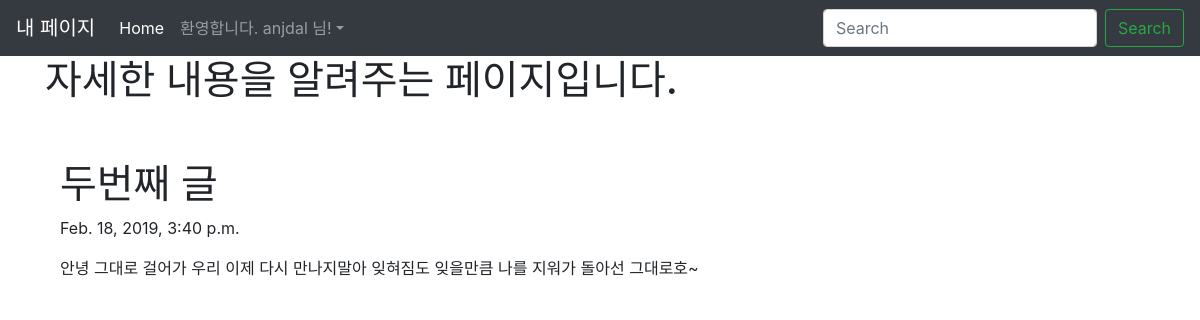
Page /blog/3 (signed in) on the committed database.
### blogapp/models.py (models this page shows, shortened)
class Blog(models.Model):
    title = models.CharField(max_length=200)
    pub_date = models.DateTimeField('date published')
    body = models.TextField()

### blogapp/views.py (the view)
# urls.py: path('blog/<int:blog_id>', blogapp.views.detail,name = 'detail'),
def detail(request, blog_id):
    details = get_object_or_404(Blog, pk = blog_id)
    return render(request,'detail.html', {'details':details})

### blogapp/templates/detail.html
{% extends 'base.html' %}
{% block content %}
<h1> 자세한 내용을 알려주는 페이지입니다. </h1>
    <div class="container">
        <br><br>
        <h1>{{details.title}}</h1>
        <p>{{details.pub_date}}</p>
        <p>{{details.body}}</p>
    </div>
{% endblock %}

### blogproject/templates/base.html (shortened to what this page needs)
<head>
    <link rel="stylesheet" href="https://stackpath.bootstrapcdn.com/bootstrap/4.3.1/css/bootstrap.min.css">
</head>
<body>
    <nav class="navbar navbar-expand-lg navbar-dark bg-dark">
        <a class="navbar-brand" href="{% url 'home' %}">내 페이지</a>
        <div class="collapse navbar-collapse" id="navbarSupportedContent">
          <ul class="navbar-nav mr-auto">
            <li class="nav-item active">
              <a class="nav-link" href="#">Home <span class="sr-only">(current)</span></a>
            </li>
            {% if user.is_authenticated %}
            <li class="nav-item dropdown">
                <a class="nav-link dropdown-toggle" id="navbarDropdown" role="button" data-toggle="dropdown"
                    aria-haspopup="true" aria-expanded="false">환영합니다. {{ user.username }} 님!</a>
            </li>
            {% endif %}
          </ul>
          <form class="form-inline my-2 my-lg-0">
            <input class="form-control mr-sm-2" type="search" placeholder="Search" aria-label="Search">
            <button class="btn btn-outline-success my-2 my-sm-0" type="submit">Search</button>
          </form>
        </div>
      </nav>
      <div class="container">
        {% block content %}
        {% endblock %}
        </div>
    </body>

### rows in the picture
Blog: title "두번째 글", pub_date "Feb. 18, 2019, 3:40 p.m.", body "안녕 그대로 걸어가 우리 이제 다시 만나지말아 잊혀짐도 잊을만큼 나를 지워가 돌아선 그대로호~"

### other values in the picture
{{ user.username }} "anjdal"
